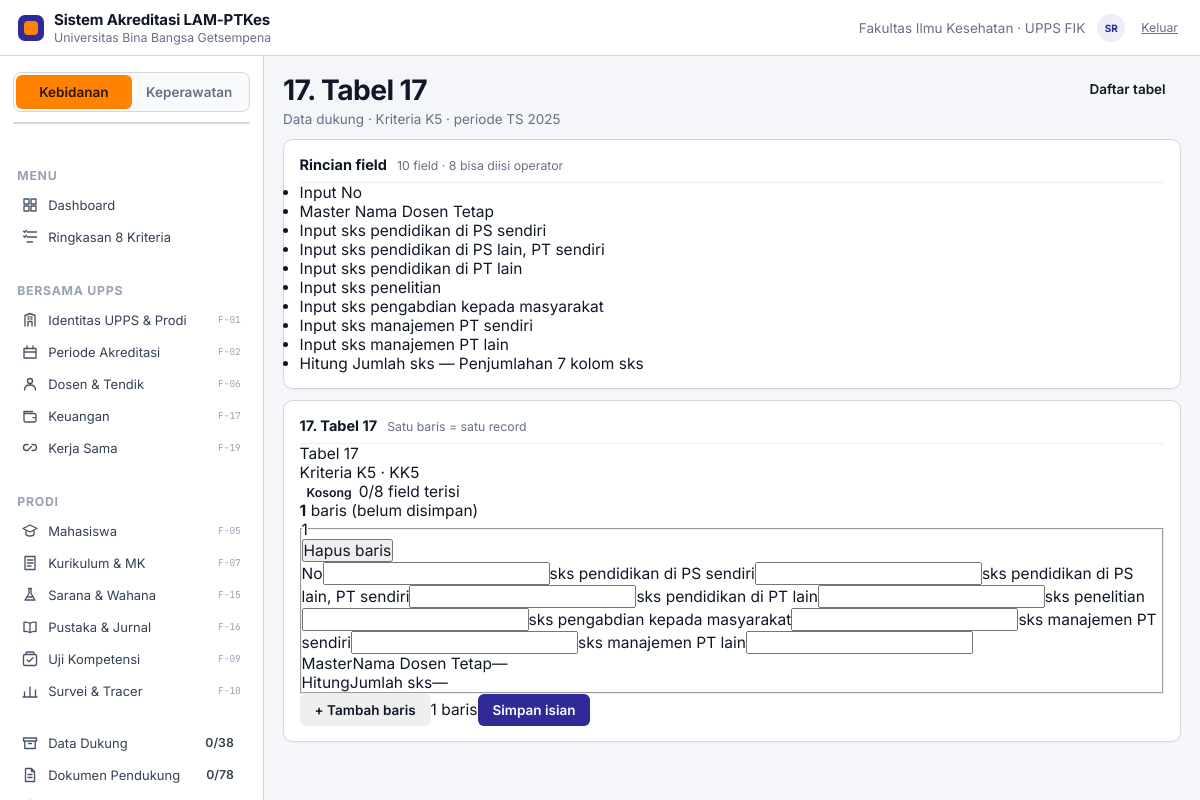
The app's page /index.php?m=tabel&a=lihat&t=17 (signed in) with its own data.
### tables this page shows
CREATE TABLE pengguna (
  id            INT UNSIGNED NOT NULL AUTO_INCREMENT,
  email         VARCHAR(160) NOT NULL,                
  nama          VARCHAR(160) NOT NULL,
  sandi         VARCHAR(255) NULL,                    
  peran_kode    VARCHAR(32) NOT NULL,
  prodi_id      INT UNSIGNED NULL,                    
  aktif         TINYINT(1) NOT NULL DEFAULT 1,
  dibuat        DATETIME NOT NULL DEFAULT CURRENT_TIMESTAMP,
  masuk_terakhir DATETIME NULL,
  PRIMARY KEY (id),
  UNIQUE KEY uq_pengguna_email (email),
  CONSTRAINT fk_pengguna_peran FOREIGN KEY (peran_kode) REFERENCES peran(kode),
  CONSTRAINT fk_pengguna_prodi FOREIGN KEY (prodi_id) REFERENCES prodi(id)
);

CREATE TABLE prodi (
  id                     INT UNSIGNED NOT NULL AUTO_INCREMENT,
  upps_id                INT UNSIGNED NOT NULL,
  nama_ps                VARCHAR(120) NOT NULL,
  jenjang                ENUM('D-III','Sarjana','Profesi','Sarjana Terapan','Magister','Spesialis') NOT NULL,
  bidang                 VARCHAR(80)  NOT NULL,
  punya_tahap_profesi    TINYINT(1)   NOT NULL DEFAULT 0,
  nama_profesi_lulusan   VARCHAR(80)  NULL,
  lama_studi_semester    TINYINT UNSIGNED NULL,
  nama_uji_kompetensi    VARCHAR(120) NULL,
  peringkat_akreditasi   VARCHAR(40)  NULL,
  tgl_akreditasi         DATE NULL,
  tgl_berakhir_akreditasi DATE NULL,
  aktif                  TINYINT(1) NOT NULL DEFAULT 1,
  dibuat                 DATETIME NOT NULL DEFAULT CURRENT_TIMESTAMP,
  diubah                 DATETIME NOT NULL DEFAULT CURRENT_TIMESTAMP ON UPDATE CURRENT_TIMESTAMP,
  PRIMARY KEY (id),
  UNIQUE KEY uq_prodi_nama (upps_id, nama_ps),
  CONSTRAINT fk_prodi_upps FOREIGN KEY (upps_id) REFERENCES upps(id)
);

CREATE TABLE tabel_dukung (
  kode          CHAR(2) NOT NULL,
  nomor         TINYINT UNSIGNED NOT NULL,
  judul         VARCHAR(255) NOT NULL,
  kriteria      CHAR(2) NOT NULL,
  khusus_profesi TINYINT(1) NOT NULL DEFAULT 0,
  varian        VARCHAR(20) NULL,                 
  berlaku_untuk VARCHAR(20) NOT NULL DEFAULT 'semua',
  PRIMARY KEY (kode),
  UNIQUE KEY uq_tabel_nomor (nomor),
   
   
  CONSTRAINT fk_tabel_kriteria FOREIGN KEY (kriteria) REFERENCES kriteria(kode)
);

CREATE TABLE spec_field (
  tabel_kode    CHAR(2) NOT NULL,
  urut          SMALLINT UNSIGNED NOT NULL,
  label         VARCHAR(180) NOT NULL,
  kunci         VARCHAR(60) NOT NULL,
  tipe          VARCHAR(40) NOT NULL,
  asal          ENUM('Input','Hitung','Master','Tetap') NOT NULL,
   
   
   
  kelompok      VARCHAR(40) NOT NULL DEFAULT '',
  pilih         ENUM('satu','banyak') NOT NULL DEFAULT 'banyak',
  keterangan    VARCHAR(255) NULL,
  PRIMARY KEY (tabel_kode, kunci),
  UNIQUE KEY uq_spec_urut (tabel_kode, urut),
  CONSTRAINT fk_spec_tabel FOREIGN KEY (tabel_kode) REFERENCES tabel_dukung(kode)
);

### web/modul/tabel/index.php (the view, shortened to what the rows shown need)
<?php
require_once __DIR__ . '/../../system/layout.php';
require_once dirname(__DIR__, 2) . '/tampilan/kerangka/komponen.php';
require_once __DIR__ . '/proses.php';
function gaya_tabel(): string
{
    return '';
}
$aksi = preg_replace('/[^a-z]/', '', $_GET['a'] ?? 'index');
$PRODI = prodi_aktif();
$per = $PRODI ? periode_aktif($PRODI) : null;
$PERIODE = (int) $per['id'];
$tabelKode = (string) ($_GET['t'] ?? $_POST['t'] ?? '');
if ($aksi === 'lihat') {
    $tabelKode = preg_replace('/[^0-9]/', '', $tabelKode);
    try {
        $info = tabel_info($tabelKode);
    } catch (TabelDitolak $x) {
        render('Tabel tidak ditemukan', gaya_tabel() . halaman_galat(404,
            'Kode tabel <b>' . e($tabelKode) . '</b> tidak ada di instrumen.'));
        return;
    }
    $status = status_satu_tabel($tabelKode, $PRODI, $PERIODE);
    $field = tabel_field($tabelKode);
    $input = array_values(array_filter($field, fn($f) => $f['asal'] === 'Input'));
    $lain = array_values(array_filter($field, fn($f) => $f['asal'] !== 'Input'));
    $baris = tabel_baris($tabelKode, $PRODI, $PERIODE);
    $terkunci = $status['dikunci'];
    $bisaIsi = boleh('ISI') && !$terkunci && $status['berlaku'];
    $drafKosong = !$baris;
    if ($drafKosong) {
        $baris = [['id' => 0, 'urut' => 1, 'dikunci' => false, 'nilai' => [], 'pengunci' => null, 'dikunci_pada' => null]];
    }
    $totalBaris = count($baris);
    $halMax = max(1, (int) ceil($totalBaris / TABEL_PER_HAL));
    $hal = min(max(1, halaman()), $halMax);
    $tampilBaris = array_slice($baris, ($hal - 1) * TABEL_PER_HAL, TABEL_PER_HAL);
    $isi = gaya_tabel();
    $rincian = '';
    foreach ($field as $f) {
        $rincian .= '<li><span class="tf-sumber tf-' . e(strtolower($f['asal'])) . '">'
            . e($f['asal']) . '</span> ' . e($f['label'])
            . ($f['keterangan'] && $f['keterangan'] !== '-' ? ' <span class="muted">— ' . e($f['keterangan']) . '</span>' : '')
            . '</li>';
    }
    $aksiHtml = '<a class="btn" href="' . e(BASE_URL) . 'index.php?m=tabel">Daftar tabel</a>';
    $kepala = '<div class="tf-head">'
        . '<div><div class="tf-kode num">Tabel ' . e($info['nomor']) . '</div>'
        . '<div class="tf-kriteria">Kriteria ' . e($info['kriteria']) . ' · ' . e(nama_kriteria('K' . $info['kriteria'])) . '</div></div>'
        . '<div class="tf-status">' . badge_status($status['status'])
        . '<span class="tf-terisi">' . e((string) $status['terisi']) . '/' . e((string) $status['total']) . ' field terisi</span></div>'
        . '<div class="tf-jumlah"><b class="num">' . e((string) $totalBaris) . '</b> baris'
        . ($drafKosong ? ' <span class="muted">(belum disimpan)</span>' : '') . '</div>'
        . '</div>';
    $isi .= kartu('Rincian field', '<ul class="tf-rincian">' . $rincian . '</ul>',
        ['catatan' => count($field) . ' field · ' . count($input) . ' bisa diisi operator']);
    $urutMax = 0;
    foreach ($baris as $b) {
        $urutMax = max($urutMax, (int) $b['urut']);
    }
    $form = '<form method="post" action="' . e(BASE_URL) . 'index.php?m=tabel&amp;a=simpan" id="formTabel" class="tf-form"'
        . ' data-urut-max="' . e((string) $urutMax) . '">'
        . csrf_input() . '<input type="hidden" name="t" value="' . e($tabelKode) . '">'
        . '<input type="hidden" name="hal" value="' . e((string) $hal) . '">'
        . '<div class="tf-baris-list">';
    foreach ($tampilBaris as $b) {
        $form .= tabel_render_baris($b, $input, $lain, $bisaIsi);
    }
    $form .= '</div>';
    $form .= '<div id="tfHapus" hidden></div>';
    if ($bisaIsi) {
        $form .= '<div class="tf-aksi">'
            . '<button class="btn" type="button" id="tfTambah">+ Tambah baris</button>'
            . '<span class="muted tf-hitung" id="tfHitung">' . count($baris) . ' baris</span>'
            . '<button class="btn btn-primary" type="submit">Simpan isian</button>'
            . '</div>';
    }
    $form .= '</form>';
    if ($bisaIsi) {
        $form .= '<template id="tfTemplate">' . tabel_render_baris(
            ['id' => 0, 'urut' => 0, 'dikunci' => false, 'nilai' => [], 'pengunci' => null, 'dikunci_pada' => null],
            $input, $lain, true) . '</template>';
    }
    $navigasi = '';
    $isi .= kartu($info['judul'], $kepala . $navigasi . $form,
        ['catatan' => $halMax > 1
            ? sprintf('Satu baris = satu record · halaman %d dari %d', $hal, $halMax)
            : 'Satu baris = satu record']);
    if ($bisaIsi) {
        $isi .= '<script src="' . e(BASE_URL) . 'assets/js/tabel.js?v=1" defer></script>';
    }
    render($info['judul'], $isi, [
        'aktif' => 'tabel',
        'sub' => 'Data dukung · Kriteria ' . $info['kriteria'] . ' · periode TS ' . $per['tahun_ts'],
        'aksi' => $aksiHtml,
    ]);
    return;
}
function tabel_render_baris(array $b, array $input, array $lain, bool $bisaIsi): string
{
    $urut = (int) $b['urut'];
    $beku = !$bisaIsi || $b['dikunci'];
    $html = '<fieldset class="tf-baris' . ($b['dikunci'] ? ' terkunci' : '') . '" data-urut="' . e((string) $urut) . '"'
        . ' data-baris-id="' . e((string) $b['id']) . '">'
        . '<legend><span class="tf-baris-no num">' . e((string) $urut) . '</span>'
        . ($b['dikunci'] ? ' <span class="tf-kunci">terkunci</span>' : '') . '</legend>';
    if ($bisaIsi && !$b['dikunci']) {
        $html .= '<button class="tf-hapus" type="button" data-hapus-baris aria-label="Hapus baris ' . e((string) $urut) . '">Hapus baris</button>';
    }
    $html .= '<div class="tf-grid">';
    foreach ($input as $f) {
        $nama = 'sel[' . $urut . '][' . $f['kunci'] . ']';
        $sel = $b['nilai'][$f['kunci']] ?? null;
        $kolom = tabel_kolom($f['tipe']);
        if ($kolom === 'angka') {
            $nilai = $f['tipe'] === 'tanggal'
                ? tabel_angka_ke_tgl($sel['nilai_angka'] ?? null)
                : (string) ($sel['nilai_angka'] ?? '');
        } else {
            $nilai = (string) ($sel['nilai_teks'] ?? '');
        }
        $html .= '<label class="tf-field"><span class="tf-label">' . e($f['label']) . '</span>';
        if ($beku) {
            $tampil = $f['tipe'] === 'tanggal' && $nilai !== '' ? tgl($nilai) : ($nilai === '' ? '—' : $nilai);
            $html .= '<span class="tf-nilai">' . e($tampil) . '</span>';
        } else {
            $html .= tabel_kontrol($nama, $f, $nilai);
        }
        $html .= '</label>';
    }
    $html .= '</div>';
    if ($lain) {
        $html .= '<div class="tf-lain">';
        foreach ($lain as $f) {
            $sel = $b['nilai'][$f['kunci']] ?? null;
            $nilai = tabel_kolom($f['tipe']) === 'angka'
                ? (string) ($sel['nilai_angka'] ?? '')
                : (string) ($sel['nilai_teks'] ?? '');
            $html .= '<div class="tf-lain-item"><span class="tf-sumber tf-' . e(strtolower($f['asal'])) . '">'
                . e($f['asal']) . '</span><span class="tf-label">' . e($f['label']) . '</span>'
                . '<span class="tf-nilai">' . e($nilai === '' ? '—' : $nilai) . '</span></div>';
        }
        $html .= '</div>';
    }
    return $html . '</fieldset>';
}
function tabel_kontrol(string $nama, array $f, string $nilai): string
{
    $namaAttr = ' name="' . e($nama) . '"';
    if (tabel_kolom($f['tipe']) === 'angka') {
        $langkah = in_array($f['tipe'], ['desimal', 'persen'], true) ? '0.01' : '1';
        return '<input type="number" class="tf-input" step="' . $langkah . '"' . $namaAttr
            . ' value="' . e($nilai) . '" inputmode="decimal">';
    }
    return '<input type="text" class="tf-input" maxlength="500"' . $namaAttr
        . ' value="' . e($nilai) . '">';
}

### web/tampilan/kerangka/komponen.php (shortened to what the rows shown need)
<?php
function kartu(string $judulAtauIsi, ?string $isi = null, array $opsi = []): string
{
    $kelas = trim((string) ($opsi['kelas'] ?? ''));
    $id = $opsi['id'] ?? '';
    $catatan = $opsi['catatan'] ?? '';
    return '<div class="card' . ($kelas !== '' ? ' ' . e($kelas) : '') . '"'
        . ($id !== '' ? ' id="' . e((string) $id) . '"' : '') . '>'
        . cardHead($judulAtauIsi, (string) $catatan)
        . $isi
        . '</div>';
}
function cardHead(string $judul, string $catatan = '', string $kanan = ''): string
{
    $out = '<div class="card-head"><h2>' . e($judul) . '</h2>';
    if ($catatan !== '') {
        $out .= '<span class="note">' . e($catatan) . '</span>';
    }
    return $out . '</div>';
}

### web/system/layout.php (shortened to what the rows shown need)
<?php
require_once __DIR__ . '/view.php';
require_once __DIR__ . '/rekap.php';
require_once dirname(__DIR__) . '/assets/ikon.php';
function nav_items(): array
{
    $items = [
        ['kelompok' => 'MENU', 'baris' => [
            ['dashboard', 'Dashboard', null, 'dashboard'],
            ['ringkasan', 'Ringkasan 8 Kriteria', null, 'summary'],
        ]],
        ['kelompok' => 'BERSAMA UPPS', 'baris' => [
            ['identitas', 'Identitas UPPS & Prodi', 'F-01', 'identity'],
            ['periode', 'Periode Akreditasi', 'F-02', 'period'],
            ['dosen', 'Dosen & Tendik', 'F-06', 'lecturer'],
            ['keuangan', 'Keuangan', 'F-17', 'finance'],
            ['kerjasama', 'Kerja Sama', 'F-19', 'partner'],
        ]],
        ['kelompok' => 'PRODI', 'baris' => [
            ['mahasiswa', 'Mahasiswa', 'F-05', 'student'],
            ['kurikulum', 'Kurikulum & MK', 'F-07', 'curriculum'],
            ['sarana', 'Sarana & Wahana', 'F-15', 'facility'],
            ['pustaka', 'Pustaka & Jurnal', 'F-16', 'library'],
            ['uji', 'Uji Kompetensi', 'F-09', 'competency'],
            ['survei', 'Survei & Tracer', 'F-10', 'survey'],
        ]],
    ];
    if (boleh('KELOLA_PENGGUNA')) {
        $items[1]['baris'][] = ['pengguna', 'Pengguna & Hak Akses', 'F-22', 'access'];
    }
    $items[] = ['kelompok' => null, 'baris' => [
        ['datadukung', 'Data Dukung', null, 'archive', rekap_tabel_badge()],
        ['dokumen', 'Dokumen Pendukung', null, 'document', rekap_dokumen_badge()],
        ['konsistensi', 'Konsistensi', null, 'consistency', konsistensi_badge()],
    ]];
    return $items;
}
function render(string $judul, string $isi, array $opsi = []): void
{
    $aktif = $opsi['aktif'] ?? '';
    $sub = $opsi['sub'] ?? '';
    $aksi = $opsi['aksi'] ?? '';
    $U = pengguna();
    $nav = nav_items();
    ?><!DOCTYPE html>
<html lang="id">
<head>
<link rel="stylesheet" href="<?= e(BASE_URL) ?>assets/css/app.css?v=1">
<link rel="stylesheet" href="<?= e(BASE_URL) ?>assets/css/anim.css?v=1">
</head>
<body>
<header class="topbar">
  <div class="brand">
    <div class="brand-mark"></div>
    <div class="brand-text">
      <div class="brand-name">Sistem Akreditasi LAM-PTKes</div>
      <div class="brand-sub">Universitas Bina Bangsa Getsempena</div>
    </div>
  </div>
  <div class="topbar-right">
    <span class="topbar-ctx">Fakultas Ilmu Kesehatan · UPPS FIK</span>
    <div class="avatar" title="<?= e($U['nama'] ?? '') ?>"><?= e(inisial($U['nama'] ?? '')) ?></div>
    <a class="who-keluar" href="<?= e(BASE_URL) ?>index.php?m=masuk&amp;a=keluar">Keluar</a>
  </div>
</header>
<aside class="sidebar" id="sidebar" aria-label="Navigasi utama">
  <div class="switch">
    <?php foreach (semua_prodi() as $p): ?>
      <button data-prodi="<?= (int) $p['id'] ?>" aria-pressed="<?= (int) $p['id'] === prodi_aktif() ? 'true' : 'false' ?>"><?= e($p['nama_ps']) ?></button>
    <?php endforeach; ?>
  </div>
  <button class="period"><b>TS <?= e(tahun_ts()) ?></b></button>
  <?php foreach ($nav as $grup): ?>
    <?php if ($grup['kelompok']): ?><div class="nav-label"><?= e($grup['kelompok']) ?></div><?php endif; ?>
    <?php foreach ($grup['baris'] as $b): ?>
      <?php $kode = $b[0]; $nama = $b[1]; $fitur = $b[2] ?? null; $ikon = $b[3] ?? null; $badge = $b[4] ?? null; ?>
      <a class="nav-item<?= $aktif === $kode ? ' aktif' : '' ?>" href="<?= e(BASE_URL) ?>index.php?m=<?= e($kode) ?>"<?= $aktif === $kode ? ' aria-current="page"' : '' ?>>
        <?= ikon((string) $ikon) ?><span class="lbl"><?= e($nama) ?></span>
        <?php if ($badge !== null && $badge !== ''): ?>
          <span class="badge"><?= e($badge) ?></span>
        <?php elseif ($fitur): ?>
          <span class="code"><?= e($fitur) ?></span>
        <?php endif; ?>
      </a>
    <?php endforeach; ?>
  <?php endforeach; ?>
</aside>
<main class="main">
  <div class="page-head">
    <div>
      <h1><?= e($judul) ?></h1>
      <?php if ($sub !== ''): ?><div class="page-sub"><?= $sub ?></div><?php endif; ?>
    </div>
    <?php if ($aksi !== ''): ?><div class="actions"><?= $aksi ?></div><?php endif; ?>
  </div>
  <?= $isi ?>
</main>
</body>
</html><?php
}
function inisial(string $nama): string
{
    $bersih = preg_replace('/,.*$/', '', $nama);
    $kata = preg_split('/\s+/', trim((string) $bersih)) ?: [];
    $out = '';
    foreach ($kata as $k) {
        if ($k !== '') {
            $out .= mb_substr($k, 0, 1);
        }
        if (mb_strlen($out) >= 2) {
            break;
        }
    }
    return mb_strtoupper($out);
}
function semua_prodi(): array
{
    return q('SELECT id, nama_ps FROM prodi WHERE aktif = 1 ORDER BY id');
}
function tahun_ts(): int
{
    $p = prodi_aktif();
    return $ts = (int) qv('SELECT tahun_ts FROM periode WHERE prodi_id = ? AND aktif = 1
                            ORDER BY tahun_ts DESC LIMIT 1', [$p], (int) date('Y'));
}
function rekap_tabel_badge(): string
{
    $p = prodi_aktif();
    $per = $p ? periode_aktif($p) : null;
    $r = rekap_ringkas($p, (int) $per['id']);
    return sprintf('%d/%d', $r['selesai'], $r['wajib']);
}
function rekap_dokumen_badge(): string
{
    $p = prodi_aktif();
    $per = $p ? periode_aktif($p) : null;
    $r = rekap_dokumen($p, (int) $per['id']);
    return sprintf('%d/%d', $r['unggah'], $r['total']);
}
function konsistensi_badge(): string
{
    return '—';
}

### records on screen
pengguna: nama "SR"
prodi: nama_ps "Kebidanan"
prodi: nama_ps "Keperawatan"
tabel_dukung: judul "17. Tabel 17", nomor "17", kriteria "K5"
spec_field: asal "Input", label "No"
spec_field: asal "Master", label "Nama Dosen Tetap", tipe "—"
spec_field: asal "Input", label "sks pendidikan di PS sendiri"
spec_field: asal "Input", label "sks pendidikan di PS lain, PT sendiri"
spec_field: asal "Input", label "sks pendidikan di PT lain"
spec_field: asal "Input", label "sks penelitian"
spec_field: asal "Input", label "sks pengabdian kepada masyarakat"
spec_field: asal "Input", label "sks manajemen PT sendiri"
spec_field: asal "Input", label "sks manajemen PT lain"
spec_field: asal "Hitung", label "Jumlah sks", keterangan "Penjumlahan 7 kolom sks", tipe "—"

### other values on screen
$grup['kelompok'] "MENU"
$nama "Dashboard"
$nama "Ringkasan 8 Kriteria"
$grup['kelompok'] "BERSAMA UPPS"
$nama "Identitas UPPS & Prodi"
$fitur "F-01"
$nama "Periode Akreditasi"
$fitur "F-02"
$nama "Dosen & Tendik"
$fitur "F-06"
$nama "Keuangan"
$fitur "F-17"
$nama "Kerja Sama"
$fitur "F-19"
$grup['kelompok'] "PRODI"
